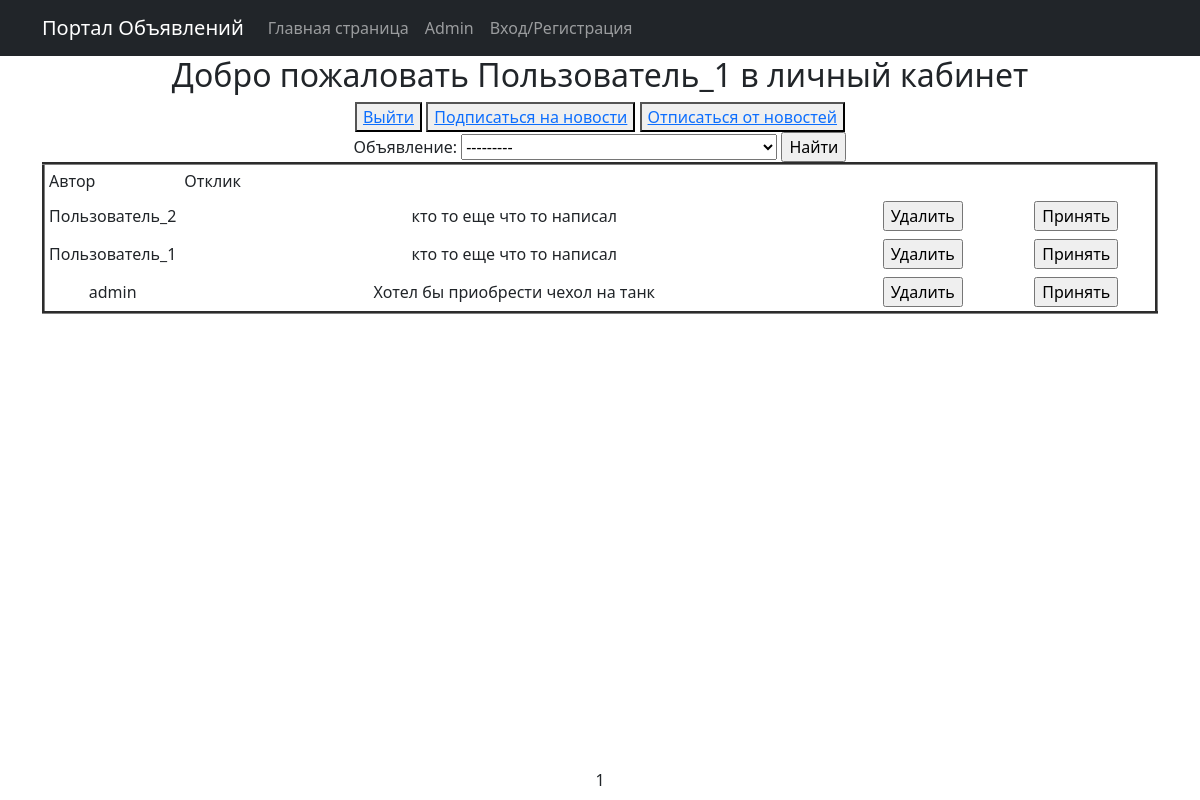
Page /personal_account/ (signed in) on the committed database.
### advertisement/models.py (models this page shows, shortened)
class Feedback(models.Model):
    ad_id = models.ForeignKey(Advertisement, on_delete=models.CASCADE)
    user_id = models.ForeignKey(User, on_delete=models.CASCADE)
    text_feedback = models.CharField(max_length = 255)
    feedback_received = models.BooleanField(default = False)
    date_time = models.DateTimeField(auto_now_add=True)

### personal_account/views.py (the view)
# urls.py: path('', PersonalAccount.as_view(), name='personal_account'),
class PersonalAccount(ListView):
    ordering = 'date_time'
    template_name = 'personal_account/personal_account.html'
    context_object_name = 'personal_list'
    paginate_by = 10
    def get_queryset(self):
        queryset_fedback = Feedback.objects.filter(ad_id__user_id=self.request.user)
        queryset_ad = Advertisement.objects.filter(user_id=self.request.user)
        self.filterset = FeedbackFilter(self.request.GET, queryset_ad=queryset_ad, queryset=queryset_fedback)
        return self.filterset.qs
    def get_context_data(self, **kwargs):
        context = super().get_context_data(**kwargs)
        context['filterset'] = self.filterset
        context['current_user'] = self.request.user
        return context

### advertisement/models.py (called while the page is built)
    def __str__(self):
        return self.title_ad

### templates/personal_account/personal_account.html (shortened to what this page needs)
{% extends 'flatpages/default.html' %}
{% load custom_tags %}
{% block content %}
<h2>Добро пожаловать {{current_user}} в личный кабинет</h2>
<button> <a href="/accounts/logout/"> Выйти </a></button>
<button> <a href="/personal_account/subscribe"> Подписаться на новости </a></button>
<button> <a href="/personal_account/unsubscribe"> Отписаться от новостей </a></button>
        <form action="" method="get">
            {{ filterset.form.as_table }}
            <input type="submit" value="Найти" />
        </form>
{% if personal_list %}
            <table border="3" cellpadding="4" cellspacing="1" width="100%">
                <tr>
                    <td align="left" width="10%">Автор</td>
                    <td align="left" width="60%">Отклик</td>
                </tr>
                {% for feedback in personal_list %}
                <tr>
                    <td>{{ feedback.user_id }}</td>
                    <td>{{ feedback.text_feedback }}</td>
                    <td>
                        <form action="{% url 'delete_feedback' feedback.pk %}" method="post">
                        <input type="submit" value="Удалить">
                        </form>
                    </td>
                    <td>
                        {% if feedback.feedback_received %}
                            <h2>Отклик принят</h2>
                        {% else %}
                            <form action="{% url 'take_feedback' feedback.pk %}" method="post">
                            <input type="submit" value="Принять">
                            </form>
                        {% endif%}
                    </td>
                </tr>
                {% endfor %}
            </table>
        {% else %}
        <h2>Откликов нет!</h2>
        {% endif%}
<div class="paginate">
   {{ page_obj.number }}
</div>
{% endblock content %}

### templates/personal_account/personal_account.html (style rules this page uses)
.paginate { width: 100%; position: fixed; bottom: 1%; right: 0%; }
td { border: 2px black }

### rows in the picture
Feedback: user_id "Пользователь_2", text_feedback "кто то еще что то написал"
Feedback: user_id "Пользователь_1", text_feedback "кто то еще что то написал"
Feedback: user_id "admin", text_feedback "Хотел бы приобрести чехол на танк"

### other values in the picture
{{ current_user }} "Пользователь_1"
{{ page_obj.number }} "1"
